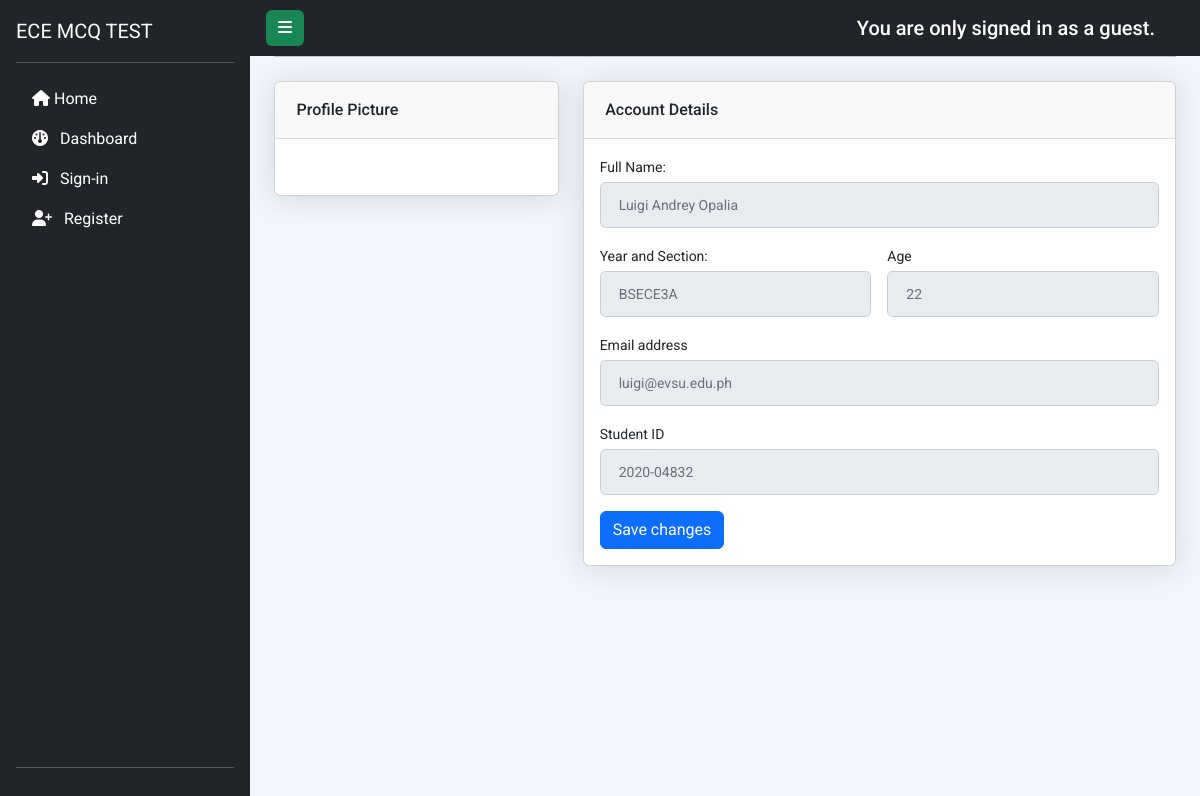
The app's page /profile/1 with its own data.
### app.py (models this page shows)
class User(db.Model, UserMixin):
    id = db.Column(db.Integer, primary_key="True")
    evsu_mail = db.Column(db.String(100), unique=True)
    student_id =db.Column(db.String(100))
    full_name = db.Column(db.String(100))
    age = db.Column(db.String(100))
    year_section = db.Column(db.String(100))
    password = db.Column(db.String(100))

### app.py (the view)
@app.route('/profile/<int:user_id>')
def profile(user_id):
    user = User.query.get(user_id)
    if user:
        return render_template('profile.html', user=user)
    else:
        flash(f'User with ID {user_id} not found.', 'error')
        return redirect(url_for('home'))

### templates/profile.html (shortened to what this page needs)
{% extends "layout.html" %}
{% block content %}
<div class="container-xl px-4">
    <hr class="mt-0 mb-4">
    <div class="row">
        <div class="col-xl-4">
            <div class="card mb-4 mb-xl-0">
                <div class="card-header">Profile Picture</div>
                <div class="card-body text-center">
                </div>
            </div>
        </div>
        <div class="col-xl-8">
            <div class="card mb-4">
                <div class="card-header">Account Details</div>
                <div class="card-body">
                    <form>
                        <div class="mb-3">
                            <label class="small mb-1">Full Name:</label>
                            <input class="form-control" value="{{ user.full_name }}" disabled>
                        </div>
                        <div class="row gx-3 mb-3">
                            <div class="col-md-6">
                                <label class="small mb-1">Year and Section:</label>
                                <input class="form-control" value="{{ user.year_section }}" disabled>
                            </div>
                            <div class="col-md-6">
                                <label class="small mb-1">Age</label>
                                <input class="form-control" value="{{ user.age  }}" disabled>
                            </div>
                        </div>
                        <div class="mb-3">
                            <label class="small mb-1">Email address</label>
                            <input class="form-control" value="{{ user.evsu_mail }}" disabled>
                        </div>
                         <div class="mb-3">
                            <label class="small mb-1">Student ID</label>
                            <input class="form-control" value="{{ user.student_id }}" disabled>
                        </div>
                        <button class="btn btn-primary" type="button">Save changes</button>
                    </form>
                </div>
            </div>
        </div>
    </div>
</div>
{% endblock %}

### static/style.css (style rules this page uses)
* { margin: 0; padding: 0; box-sizing: border-box; }
body { min-height: 100vh; font-family: 'Roboto', sans-serif; font-weight: 400; background-color:#f2f6fc; }

### templates/profile.html (style rules this page uses)
.card { box-shadow: 0 0.15rem 1.75rem 0 rgb(33 40 50 / 15%); }
.card .card-header { font-weight: 500; }
.card-header:first-child { border-radius: 0.35rem 0.35rem 0 0; }
.card-header { padding: 1rem 1.35rem; margin-bottom: 0; background-color: rgba(33, 40, 50, 0.03); border-bottom: 1px solid rgba(33, 40, 50, 0.125); }
.form-control, .dataTable-input { display: block; width: 100%; padding: 0.875rem 1.125rem; font-size: 0.875rem; font-weight: 400; line-height: 1; color: #69707a; background-color: #fff; background-clip: padding-box; border: 1px solid #c5ccd6; -webkit-appearance: none; -moz-appearance: none; appearance: none; border-radius: 0.35rem; transition: border-color 0.15s ease-in-out, box-shadow 0.15s ease-in-out; }

### records on screen
User: full_name "Luigi Andrey Opalia", year_section "BSECE3A", age "22", evsu_mail "luigi@evsu.edu.ph", student_id "2020-04832"
